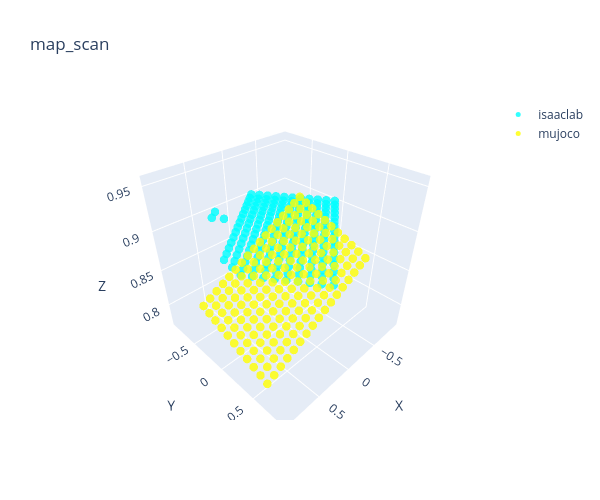

The notebook cell saved with this chart:
### Code cell
# 3D scatter plot
fig = go.Figure()
fig.add_trace(go.Scatter3d(x=mamba[:,:,0].flatten(), 
                           y=mamba[:,:,1].flatten(), 
                           z=mamba[:,:,2].flatten(), 
                           mode='markers',
                           marker=dict(
                            size=5,
                            color='cyan',
                            opacity=0.8),
                            name='isaaclab'))
fig.add_trace(go.Scatter3d(x=mujoco[:,:,0].flatten(), 
                           y=mujoco[:,:,1].flatten(), 
                           z=mujoco[:,:,2].flatten(), 
                           mode='markers',
                           marker=dict(
                               size=5,
                               color='yellow',
                               opacity=0.8),
                            name='mujoco'))
# 3) 统一布局
fig.update_layout(
    title='map_scan',
    scene=dict(xaxis_title='X', yaxis_title='Y', zaxis_title='Z'),
    width=600, height=500
)
fig.show()

### Figure 1 — Plotly figure (JSON) as saved in the notebook; plotly's stock layout.template omitted (floating-point values rounded to 4 significant figures; data arrays with more than 128 entries replaced by an {"elided": "..."} marker saying what was removed)
{"data": [{"marker": {"color": "cyan", "opacity": 0.8, "size": 5}, "mode": "markers", "name": "isaaclab", "type": "scatter3d", "x": {"elided": "187 float values"}, "y": {"elided": "187 float values"}, "z": {"elided": "187 float values"}}, {"marker": {"color": "yellow", "opacity": 0.8, "size": 5}, "mode": "markers", "name": "mujoco", "type": "scatter3d", "x": {"elided": "187 float values"}, "y": {"elided": "187 float values"}, "z": {"elided": "187 float values"}}], "layout": {"height": 500, "scene": {"xaxis": {"title": {"text": "X"}}, "yaxis": {"title": {"text": "Y"}}, "zaxis": {"title": {"text": "Z"}}}, "title": {"text": "map_scan"}, "width": 600}}
